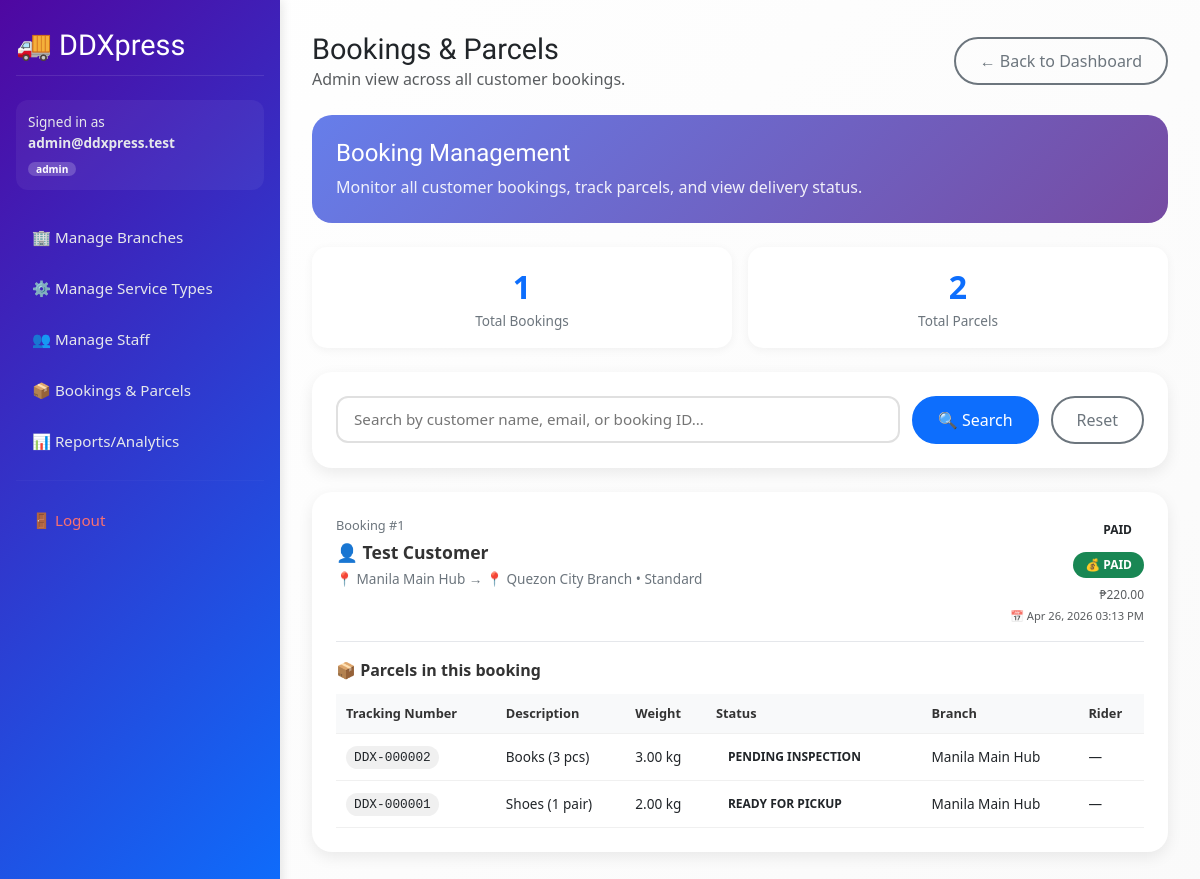
The app's page /admin/bookings.php (signed in) with its own data.
### tables this page shows
CREATE TABLE booking (
  id INT AUTO_INCREMENT PRIMARY KEY,
  customer_id INT NOT NULL,
  service_type_id INT NOT NULL,
  origin_branch_id INT NOT NULL,
  destination_branch_id INT NOT NULL,
  sender_name VARCHAR(120) NOT NULL,
  sender_phone VARCHAR(40) NULL,
  sender_address VARCHAR(255) NULL,
  receiver_name VARCHAR(120) NOT NULL,
  receiver_phone VARCHAR(40) NULL,
  receiver_address VARCHAR(255) NULL,
  notes VARCHAR(255) NULL,
  status ENUM('CREATED','PAID','IN_TRANSIT','DELIVERED','CANCELLED') NOT NULL DEFAULT 'CREATED',
  created_at DATETIME NOT NULL DEFAULT CURRENT_TIMESTAMP,
  CONSTRAINT fk_booking_customer FOREIGN KEY (customer_id) REFERENCES customer(id),
  CONSTRAINT fk_booking_service FOREIGN KEY (service_type_id) REFERENCES service_type(id),
  CONSTRAINT fk_booking_origin FOREIGN KEY (origin_branch_id) REFERENCES branch(id),
  CONSTRAINT fk_booking_dest FOREIGN KEY (destination_branch_id) REFERENCES branch(id)
);

CREATE TABLE customer (
  id INT AUTO_INCREMENT PRIMARY KEY,
  full_name VARCHAR(120) NOT NULL,
  email VARCHAR(190) NOT NULL UNIQUE,
  password_hash VARCHAR(255) NOT NULL,
  phone VARCHAR(40) NULL,
  address VARCHAR(255) NULL,
  created_at DATETIME NOT NULL DEFAULT CURRENT_TIMESTAMP
);

CREATE TABLE branch (
  id INT AUTO_INCREMENT PRIMARY KEY,
  name VARCHAR(120) NOT NULL,
  address VARCHAR(255) NULL,
  created_at DATETIME NOT NULL DEFAULT CURRENT_TIMESTAMP
);

CREATE TABLE service_type (
  id INT AUTO_INCREMENT PRIMARY KEY,
  name VARCHAR(120) NOT NULL,
  base_fee DECIMAL(10,2) NOT NULL DEFAULT 0.00,
  per_kg_fee DECIMAL(10,2) NOT NULL DEFAULT 0.00,
  eta_days INT NOT NULL DEFAULT 2,
  created_at DATETIME NOT NULL DEFAULT CURRENT_TIMESTAMP
);

CREATE TABLE parcel (
  id INT AUTO_INCREMENT PRIMARY KEY,
  booking_id INT NOT NULL,
  tracking_number VARCHAR(32) NOT NULL UNIQUE,
  description VARCHAR(255) NOT NULL,
  declared_value DECIMAL(10,2) NOT NULL DEFAULT 0.00,
  weight_kg DECIMAL(10,2) NOT NULL DEFAULT 0.00,
  status ENUM(
    'PENDING_DROP_OFF',
    'PENDING_INSPECTION',
    'DECLINED',
    'READY_FOR_PICKUP',
    'OUT_FOR_DELIVERY',
    'IN_TRANSIT',
    'DELIVERED'
  ) NOT NULL DEFAULT 'PENDING_DROP_OFF',
  current_branch_id INT NULL,
  inspected_by_staff_id INT NULL,
  assigned_rider_id INT NULL,
  last_scan_at DATETIME NULL,
  created_at DATETIME NOT NULL DEFAULT CURRENT_TIMESTAMP,
  CONSTRAINT fk_parcel_booking FOREIGN KEY (booking_id) REFERENCES booking(id),
  CONSTRAINT fk_parcel_branch FOREIGN KEY (current_branch_id) REFERENCES branch(id),
  CONSTRAINT fk_parcel_inspected_by FOREIGN KEY (inspected_by_staff_id) REFERENCES staff(id),
  CONSTRAINT fk_parcel_rider FOREIGN KEY (assigned_rider_id) REFERENCES staff(id)
);

### includes/util.php (called while the page is built, shortened)
<?php
function h(?string $s): string
{
    return htmlspecialchars($s ?? "", ENT_QUOTES, "UTF-8");
}

### admin/bookings.php (the view, shortened to what this page needs)
<?php
require_once("../config/db.php");
require_once("../includes/util.php");
$q = trim($_GET["q"] ?? "");
if ($q !== "") {
    $like = "%" . $q . "%";
    $stmt = $conn->prepare("
        SELECT b.id, b.status, b.created_at,
               c.full_name AS customer_name,
               st.name AS service_name,
               ob.name AS origin_branch,
               db.name AS destination_branch,
               COALESCE(p.status,'PENDING') AS payment_status,
               COALESCE(p.amount,0) AS payment_amount
        FROM booking b
        JOIN customer c ON c.id = b.customer_id
        JOIN service_type st ON st.id = b.service_type_id
        JOIN branch ob ON ob.id = b.origin_branch_id
        JOIN branch db ON db.id = b.destination_branch_id
        LEFT JOIN payment p ON p.booking_id = b.id
        WHERE c.full_name LIKE ? OR c.email LIKE ? OR CAST(b.id AS CHAR) LIKE ?
        ORDER BY b.id DESC
        LIMIT 100
    ");
    $stmt->bind_param("sss", $like, $like, $like);
} else {
    $stmt = $conn->prepare("
        SELECT b.id, b.status, b.created_at,
               c.full_name AS customer_name,
               st.name AS service_name,
               ob.name AS origin_branch,
               db.name AS destination_branch,
               COALESCE(p.status,'PENDING') AS payment_status,
               COALESCE(p.amount,0) AS payment_amount
        FROM booking b
        JOIN customer c ON c.id = b.customer_id
        JOIN service_type st ON st.id = b.service_type_id
        JOIN branch ob ON ob.id = b.origin_branch_id
        JOIN branch db ON db.id = b.destination_branch_id
        LEFT JOIN payment p ON p.booking_id = b.id
        ORDER BY b.id DESC
        LIMIT 100
    ");
}
$stmt->execute();
$res = $stmt->get_result();
$bookings = $res ? $res->fetch_all(MYSQLI_ASSOC) : [];
$bookingIds = array_map(fn($b) => (int)$b["id"], $bookings);
$parcelsByBooking = [];
if ($bookingIds) {
    $placeholders = implode(",", array_fill(0, count($bookingIds), "?"));
    $types = str_repeat("i", count($bookingIds));
    $sql = "
        SELECT pr.booking_id, pr.tracking_number, pr.status, pr.description, pr.weight_kg,
               br.name AS branch_name,
               r.full_name AS rider_name
        FROM parcel pr
        LEFT JOIN branch br ON br.id = pr.current_branch_id
        LEFT JOIN staff r ON r.id = pr.assigned_rider_id
        WHERE pr.booking_id IN ($placeholders)
        ORDER BY pr.id DESC
    ";
    $stmt = $conn->prepare($sql);
    $stmt->bind_param($types, ...$bookingIds);
    $stmt->execute();
    $res = $stmt->get_result();
    $parcels = $res ? $res->fetch_all(MYSQLI_ASSOC) : [];
    foreach ($parcels as $p) {
        $bid = (int)$p["booking_id"];
        $parcelsByBooking[$bid][] = $p;
    }
}
?>
<div class="bookings-header">
    <div>
        <h1 style="font-family: 'ADLaM Display', serif; font-size: 1.8rem; margin: 0;">Bookings & Parcels</h1>
        <p class="text-muted mb-0">Admin view across all customer bookings.</p>
    </div>
    <a class="btn-back" href="/DDXpress/admin/dashboard.php">← Back to Dashboard</a>
</div>
<div class="welcome-card">
    <h2>Booking Management</h2>
    <p>Monitor all customer bookings, track parcels, and view delivery status.</p>
</div>
<?php
    $totalBookings = count($bookings);
    $totalParcels = 0;
    foreach ($parcelsByBooking as $parcels) {
        $totalParcels += count($parcels);
    }
?>
<div class="stats-grid">
    <div class="stat-box">
        <div class="stat-number"><?= $totalBookings ?></div>
        <div class="stat-label">Total Bookings</div>
    </div>
    <div class="stat-box">
        <div class="stat-number"><?= $totalParcels ?></div>
        <div class="stat-label">Total Parcels</div>
    </div>
</div>
<div class="search-card">
    <form method="get" class="search-form">
        <input class="search-input" type="text" name="q" value="<?= h($q) ?>" placeholder="Search by customer name, email, or booking ID...">
        <button class="btn-primary" type="submit">🔍 Search</button>
        <a class="btn-outline" href="/DDXpress/admin/bookings.php">Reset</a>
    </form>
</div>
<?php if (empty($bookings)): ?>
    <div class="no-bookings">
        <p>📭 No bookings found.</p>
        <?php if ($q !== ""): ?>
            <p class="text-muted" style="margin-top: 0.5rem;">Try a different search term.</p>
        <?php endif; ?>
    </div>
<?php else: ?>
    <?php foreach ($bookings as $b): ?>
        <div class="booking-card">
            <div class="booking-header">
                <div class="booking-title">
                    <div class="booking-id">Booking #<?= (int)$b["id"] ?></div>
                    <div class="customer-name">👤 <?= h($b["customer_name"]) ?></div>
                    <div class="route-info">
                        📍 <?= h($b["origin_branch"]) ?> → 📍 <?= h($b["destination_branch"]) ?>
                        • <?= h($b["service_name"]) ?>
                    </div>
                </div>
                <div class="booking-status">
                    <div>
                        <span class="status-badge status-<?= h($b["status"]) ?>">
                            <?= str_replace('_', ' ', h($b["status"])) ?>
                        </span>
                    </div>
                    <div style="margin-top: 0.5rem;">
                        <span class="status-badge payment-<?= h($b["payment_status"]) ?>">
                            💰 <?= h($b["payment_status"]) ?>
                        </span>
                    </div>
                    <div class="text-muted" style="font-size: 0.75rem; margin-top: 0.5rem;">
                        ₱<?= number_format((float)$b["payment_amount"], 2) ?>
                    </div>
                    <div class="text-muted" style="font-size: 0.7rem; margin-top: 0.25rem;">
                        📅 <?= date('M d, Y h:i A', strtotime($b["created_at"])) ?>
                    </div>
                </div>
            </div>
            <div class="parcels-title">📦 Parcels in this booking</div>
            <?php $plist = $parcelsByBooking[(int)$b["id"]] ?? []; ?>
            <?php if (!$plist): ?>
                <div class="empty-parcels">No parcels found for this booking.</div>
            <?php else: ?>
                <table class="parcel-table">
                    <thead>
                        <tr>
                            <th>Tracking Number</th>
                            <th>Description</th>
                            <th>Weight</th>
                            <th>Status</th>
                            <th>Branch</th>
                            <th>Rider</th>
                        </tr>
                    </thead>
                    <tbody>
                        <?php foreach ($plist as $p): ?>
                            <tr>
                                <td><span class="tracking-code"><?= h($p["tracking_number"]) ?></span></td>
                                <td><?= h($p["description"]) ?></td>
                                <td><?= number_format((float)($p["weight_kg"] ?? 0), 2) ?> kg</td>
                                <td>
                                    <span class="status-badge status-<?= h($p["status"]) ?>">
                                        <?= str_replace('_', ' ', h($p["status"])) ?>
                                    </span>
                                 </td>
                                <td><?= h($p["branch_name"] ?? "—") ?></td>
                                <td><?= h($p["rider_name"] ?? "—") ?></td>
                            </tr>
                        <?php endforeach; ?>
                    </tbody>
                </table>
            <?php endif; ?>
        </div>
    <?php endforeach; ?>
<?php endif; ?>
<?php
include("../layout/layout.php");
?>

### records on screen
booking: id "1", customer.full_name "Test Customer", origin_branch.name "Manila Main Hub", destination_branch.name "Quezon City Branch", service_type.name "Standard", status "PAID", payment_status "PAID", payment_amount "220.00", created_at "Apr 26, 2026 03:13 PM"
parcel: tracking_number "DDX-000002", description "Books (3 pcs)", weight_kg "3.00", status "PENDING INSPECTION", current_branch.name "Manila Main Hub", rider_name "—"
parcel: tracking_number "DDX-000001", description "Shoes (1 pair)", weight_kg "2.00", status "READY FOR PICKUP", current_branch.name "Manila Main Hub", rider_name "—"

### other values on screen
$email "admin@ddxpress.test"
$role "admin"
$totalBookings "1"
$totalParcels "2"
